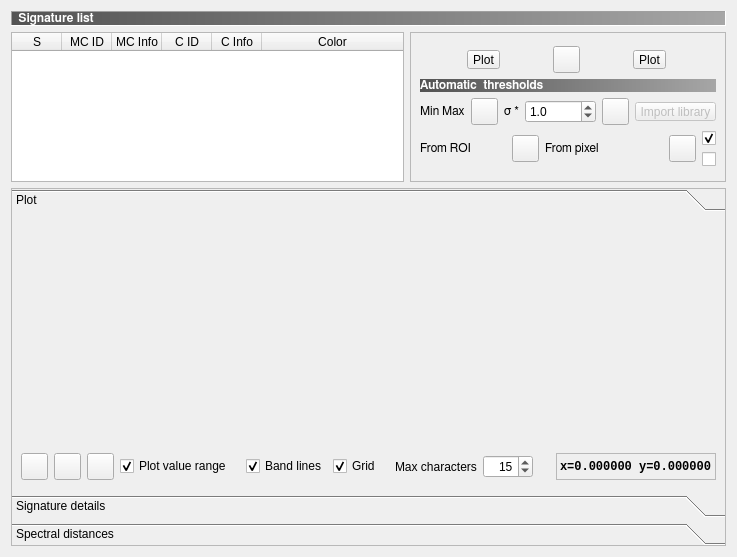
<?xml version="1.0" encoding="UTF-8"?>
<ui version="4.0">
 <class>SpectralSignaturePlot</class>
 <widget class="QDialog" name="SpectralSignaturePlot">
  <property name="geometry">
   <rect>
    <x>0</x>
    <y>0</y>
    <width>737</width>
    <height>557</height>
   </rect>
  </property>
  <property name="sizePolicy">
   <sizepolicy hsizetype="Minimum" vsizetype="Minimum">
    <horstretch>0</horstretch>
    <verstretch>0</verstretch>
   </sizepolicy>
  </property>
  <property name="windowTitle">
   <string>SCP: Spectral Signature Plot</string>
  </property>
  <property name="windowIcon">
   <iconset resource="resources.qrc">
    <normaloff>:/plugins/semiautomaticclassificationplugin/semiautomaticclassificationplugin.png</normaloff>:/plugins/semiautomaticclassificationplugin/semiautomaticclassificationplugin.png</iconset>
  </property>
  <layout class="QGridLayout" name="gridLayout_21">
   <item row="0" column="0">
    <layout class="QGridLayout" name="gridLayout_5">
     <item row="1" column="0">
      <layout class="QGridLayout" name="gridLayout_16">
       <item row="1" column="0" colspan="2">
        <layout class="QGridLayout" name="gridLayout_2">
         <item row="0" column="0">
          <widget class="QTableWidget" name="signature_list_plot_tableWidget">
           <property name="sizePolicy">
            <sizepolicy hsizetype="Expanding" vsizetype="Minimum">
             <horstretch>0</horstretch>
             <verstretch>0</verstretch>
            </sizepolicy>
           </property>
           <property name="minimumSize">
            <size>
             <width>0</width>
             <height>100</height>
            </size>
           </property>
           <property name="maximumSize">
            <size>
             <width>16777215</width>
             <height>150</height>
            </size>
           </property>
           <property name="editTriggers">
            <set>QAbstractItemView::SelectedClicked</set>
           </property>
           <property name="sortingEnabled">
            <bool>true</bool>
           </property>
           <attribute name="horizontalHeaderDefaultSectionSize">
            <number>50</number>
           </attribute>
           <attribute name="horizontalHeaderStretchLastSection">
            <bool>true</bool>
           </attribute>
           <attribute name="verticalHeaderDefaultSectionSize">
            <number>20</number>
           </attribute>
           <column>
            <property name="text">
             <string>S</string>
            </property>
           </column>
           <column>
            <property name="text">
             <string>MC ID</string>
            </property>
           </column>
           <column>
            <property name="text">
             <string>MC Info</string>
            </property>
           </column>
           <column>
            <property name="text">
             <string>C ID</string>
            </property>
           </column>
           <column>
            <property name="text">
             <string>C Info</string>
            </property>
           </column>
           <column>
            <property name="text">
             <string>Color</string>
            </property>
           </column>
          </widget>
         </item>
        </layout>
       </item>
       <item row="1" column="2">
        <widget class="QFrame" name="frame">
         <property name="sizePolicy">
          <sizepolicy hsizetype="Maximum" vsizetype="Preferred">
           <horstretch>0</horstretch>
           <verstretch>0</verstretch>
          </sizepolicy>
         </property>
         <property name="frameShape">
          <enum>QFrame::StyledPanel</enum>
         </property>
         <property name="frameShadow">
          <enum>QFrame::Raised</enum>
         </property>
         <layout class="QGridLayout" name="gridLayout_18">
          <item row="0" column="0">
           <layout class="QGridLayout" name="gridLayout_140">
            <item row="2" column="0" colspan="2">
             <layout class="QGridLayout" name="gridLayout_17">
              <item row="0" column="2">
               <widget class="QToolButton" name="LCS_pointerButton_2">
                <property name="toolTip">
                 <string>&lt;html&gt;&lt;head/&gt;&lt;body&gt;&lt;p&gt;Activate pointer for setting thresholds from pixel&lt;/p&gt;&lt;/body&gt;&lt;/html&gt;</string>
                </property>
                <property name="styleSheet">
                 <string notr="true">margin: 0px;padding: 0px;</string>
                </property>
                <property name="icon">
                 <iconset resource="resources.qrc">
                  <normaloff>:/plugins/semiautomaticclassificationplugin/icons/semiautomaticclassificationplugin_LCS_threshold_set_tool.png</normaloff>:/plugins/semiautomaticclassificationplugin/icons/semiautomaticclassificationplugin_LCS_threshold_set_tool.png</iconset>
                </property>
                <property name="iconSize">
                 <size>
                  <width>22</width>
                  <height>22</height>
                 </size>
                </property>
               </widget>
              </item>
              <item row="0" column="1">
               <widget class="QLabel" name="label_90">
                <property name="sizePolicy">
                 <sizepolicy hsizetype="Preferred" vsizetype="Maximum">
                  <horstretch>0</horstretch>
                  <verstretch>0</verstretch>
                 </sizepolicy>
                </property>
                <property name="font">
                 <font>
                  <family>FreeSans</family>
                  <weight>50</weight>
                  <bold>false</bold>
                 </font>
                </property>
                <property name="frameShadow">
                 <enum>QFrame::Sunken</enum>
                </property>
                <property name="text">
                 <string>From pixel</string>
                </property>
                <property name="alignment">
                 <set>Qt::AlignLeading|Qt::AlignLeft|Qt::AlignVCenter</set>
                </property>
               </widget>
              </item>
              <item row="0" column="3">
               <layout class="QGridLayout" name="gridLayout_144">
                <item row="1" column="0">
                 <widget class="QCheckBox" name="LCS_cut_checkBox_2">
                  <property name="sizePolicy">
                   <sizepolicy hsizetype="Maximum" vsizetype="Fixed">
                    <horstretch>0</horstretch>
                    <verstretch>0</verstretch>
                   </sizepolicy>
                  </property>
                  <property name="toolTip">
                   <string>&lt;html&gt;&lt;head/&gt;&lt;body&gt;&lt;p&gt;If checked, signature threshold is reduced to exclude pixel signature&lt;/p&gt;&lt;/body&gt;&lt;/html&gt;</string>
                  </property>
                  <property name="text">
                   <string/>
                  </property>
                  <property name="icon">
                   <iconset resource="resources.qrc">
                    <normaloff>:/plugins/semiautomaticclassificationplugin/icons/semiautomaticclassificationplugin_minus.png</normaloff>:/plugins/semiautomaticclassificationplugin/icons/semiautomaticclassificationplugin_minus.png</iconset>
                  </property>
                 </widget>
                </item>
                <item row="0" column="0">
                 <widget class="QCheckBox" name="LCS_include_checkBox_2">
                  <property name="sizePolicy">
                   <sizepolicy hsizetype="Maximum" vsizetype="Fixed">
                    <horstretch>0</horstretch>
                    <verstretch>0</verstretch>
                   </sizepolicy>
                  </property>
                  <property name="toolTip">
                   <string>&lt;html&gt;&lt;head/&gt;&lt;body&gt;&lt;p&gt;If checked, signature threshold is extended to include pixel signature&lt;/p&gt;&lt;/body&gt;&lt;/html&gt;</string>
                  </property>
                  <property name="text">
                   <string/>
                  </property>
                  <property name="icon">
                   <iconset resource="resources.qrc">
                    <normaloff>:/plugins/semiautomaticclassificationplugin/icons/semiautomaticclassificationplugin_plus.png</normaloff>:/plugins/semiautomaticclassificationplugin/icons/semiautomaticclassificationplugin_plus.png</iconset>
                  </property>
                  <property name="checked">
                   <bool>true</bool>
                  </property>
                 </widget>
                </item>
               </layout>
              </item>
              <item row="0" column="0">
               <layout class="QGridLayout" name="gridLayout_19">
                <item row="0" column="0">
                 <widget class="QLabel" name="label_91">
                  <property name="sizePolicy">
                   <sizepolicy hsizetype="Preferred" vsizetype="Maximum">
                    <horstretch>0</horstretch>
                    <verstretch>0</verstretch>
                   </sizepolicy>
                  </property>
                  <property name="font">
                   <font>
                    <family>FreeSans</family>
                    <weight>50</weight>
                    <bold>false</bold>
                   </font>
                  </property>
                  <property name="frameShadow">
                   <enum>QFrame::Sunken</enum>
                  </property>
                  <property name="text">
                   <string>From ROI</string>
                  </property>
                  <property name="alignment">
                   <set>Qt::AlignLeading|Qt::AlignLeft|Qt::AlignVCenter</set>
                  </property>
                 </widget>
                </item>
                <item row="0" column="1">
                 <widget class="QToolButton" name="LCS_ROI_button_2">
                  <property name="toolTip">
                   <string>&lt;html&gt;&lt;head/&gt;&lt;body&gt;&lt;p&gt;Set thresholds from temporary ROI&lt;/p&gt;&lt;/body&gt;&lt;/html&gt;</string>
                  </property>
                  <property name="styleSheet">
                   <string notr="true">margin: 0px;padding: 0px;</string>
                  </property>
                  <property name="icon">
                   <iconset resource="resources.qrc">
                    <normaloff>:/plugins/semiautomaticclassificationplugin/icons/semiautomaticclassificationplugin_LCS_threshold_ROI_tool.png</normaloff>:/plugins/semiautomaticclassificationplugin/icons/semiautomaticclassificationplugin_LCS_threshold_ROI_tool.png</iconset>
                  </property>
                  <property name="iconSize">
                   <size>
                    <width>22</width>
                    <height>22</height>
                   </size>
                  </property>
                 </widget>
                </item>
               </layout>
              </item>
             </layout>
            </item>
            <item row="1" column="0" colspan="2">
             <layout class="QGridLayout" name="gridLayout_14">
              <item row="0" column="0" colspan="3">
               <widget class="QLabel" name="label_26">
                <property name="sizePolicy">
                 <sizepolicy hsizetype="Preferred" vsizetype="Maximum">
                  <horstretch>0</horstretch>
                  <verstretch>0</verstretch>
                 </sizepolicy>
                </property>
                <property name="font">
                 <font>
                  <family>FreeSans</family>
                  <weight>75</weight>
                  <bold>true</bold>
                 </font>
                </property>
                <property name="styleSheet">
                 <string notr="true">background-color : qlineargradient(spread:pad, x1:0, y1:0, x2:1, y2:0, stop:0 #535353, stop:1 #a6a6a6); color : white</string>
                </property>
                <property name="frameShape">
                 <enum>QFrame::NoFrame</enum>
                </property>
                <property name="frameShadow">
                 <enum>QFrame::Sunken</enum>
                </property>
                <property name="text">
                 <string>Automatic  thresholds</string>
                </property>
                <property name="alignment">
                 <set>Qt::AlignLeading|Qt::AlignLeft|Qt::AlignVCenter</set>
                </property>
               </widget>
              </item>
              <item row="1" column="0" colspan="3">
               <layout class="QHBoxLayout" name="horizontalLayout_2">
                <item>
                 <layout class="QGridLayout" name="gridLayout_20">
                  <item row="0" column="1">
                   <widget class="QToolButton" name="set_min_max_Button">
                    <property name="toolTip">
                     <string>&lt;html&gt;&lt;head/&gt;&lt;body&gt;&lt;p&gt;Set automatic threshold Min Max&lt;/p&gt;&lt;/body&gt;&lt;/html&gt;</string>
                    </property>
                    <property name="styleSheet">
                     <string notr="true">margin: 0px;padding: 0px;</string>
                    </property>
                    <property name="icon">
                     <iconset resource="resources.qrc">
                      <normaloff>:/plugins/semiautomaticclassificationplugin/icons/semiautomaticclassificationplugin_enter.png</normaloff>:/plugins/semiautomaticclassificationplugin/icons/semiautomaticclassificationplugin_enter.png</iconset>
                    </property>
                    <property name="iconSize">
                     <size>
                      <width>22</width>
                      <height>22</height>
                     </size>
                    </property>
                   </widget>
                  </item>
                  <item row="0" column="0">
                   <widget class="QLabel" name="label_102">
                    <property name="sizePolicy">
                     <sizepolicy hsizetype="Preferred" vsizetype="Maximum">
                      <horstretch>0</horstretch>
                      <verstretch>0</verstretch>
                     </sizepolicy>
                    </property>
                    <property name="font">
                     <font>
                      <family>FreeSans</family>
                      <weight>50</weight>
                      <bold>false</bold>
                     </font>
                    </property>
                    <property name="frameShadow">
                     <enum>QFrame::Sunken</enum>
                    </property>
                    <property name="text">
                     <string>Min Max</string>
                    </property>
                    <property name="alignment">
                     <set>Qt::AlignLeading|Qt::AlignLeft|Qt::AlignVCenter</set>
                    </property>
                   </widget>
                  </item>
                 </layout>
                </item>
                <item>
                 <widget class="QLabel" name="label_101">
                  <property name="font">
                   <font>
                    <family>FreeSans</family>
                    <weight>50</weight>
                    <bold>false</bold>
                   </font>
                  </property>
                  <property name="frameShadow">
                   <enum>QFrame::Sunken</enum>
                  </property>
                  <property name="text">
                   <string>σ *</string>
                  </property>
                  <property name="alignment">
                   <set>Qt::AlignLeading|Qt::AlignLeft|Qt::AlignVCenter</set>
                  </property>
                 </widget>
                </item>
                <item>
                 <widget class="QDoubleSpinBox" name="multiplicative_threshold_doubleSpinBox_2">
                  <property name="sizePolicy">
                   <sizepolicy hsizetype="MinimumExpanding" vsizetype="Fixed">
                    <horstretch>0</horstretch>
                    <verstretch>0</verstretch>
                   </sizepolicy>
                  </property>
                  <property name="toolTip">
                   <string>&lt;html&gt;&lt;head/&gt;&lt;body&gt;&lt;p&gt;Set a value that will be multiplied by standard deviation&lt;/p&gt;&lt;/body&gt;&lt;/html&gt;</string>
                  </property>
                  <property name="decimals">
                   <number>1</number>
                  </property>
                  <property name="maximum">
                   <double>10000.000000000000000</double>
                  </property>
                  <property name="value">
                   <double>1.000000000000000</double>
                  </property>
                 </widget>
                </item>
                <item>
                 <widget class="QToolButton" name="automatic_threshold_pushButton_2">
                  <property name="toolTip">
                   <string>&lt;html&gt;&lt;head/&gt;&lt;body&gt;&lt;p&gt;Set automatic threshold σ&lt;/p&gt;&lt;/body&gt;&lt;/html&gt;</string>
                  </property>
                  <property name="styleSheet">
                   <string notr="true">margin: 0px;padding: 0px;</string>
                  </property>
                  <property name="icon">
                   <iconset resource="resources.qrc">
                    <normaloff>:/plugins/semiautomaticclassificationplugin/icons/semiautomaticclassificationplugin_enter.png</normaloff>:/plugins/semiautomaticclassificationplugin/icons/semiautomaticclassificationplugin_enter.png</iconset>
                  </property>
                  <property name="iconSize">
                   <size>
                    <width>22</width>
                    <height>22</height>
                   </size>
                  </property>
                 </widget>
                </item>
                <item>
                 <widget class="QToolButton" name="undo_threshold_Button">
                  <property name="enabled">
                   <bool>false</bool>
                  </property>
                  <property name="toolTip">
                   <string>&lt;html&gt;&lt;head/&gt;&lt;body&gt;&lt;p&gt;Undo thresholds&lt;/p&gt;&lt;/body&gt;&lt;/html&gt;</string>
                  </property>
                  <property name="styleSheet">
                   <string notr="true">margin: 0px;padding: 0px;</string>
                  </property>
                  <property name="text">
                   <string>Import library</string>
                  </property>
                  <property name="icon">
                   <iconset resource="resources.qrc">
                    <normaloff>:/plugins/semiautomaticclassificationplugin/icons/semiautomaticclassificationplugin_undo_lcs_threshold.png</normaloff>:/plugins/semiautomaticclassificationplugin/icons/semiautomaticclassificationplugin_undo_lcs_threshold.png</iconset>
                  </property>
                  <property name="iconSize">
                   <size>
                    <width>22</width>
                    <height>22</height>
                   </size>
                  </property>
                 </widget>
                </item>
               </layout>
              </item>
             </layout>
            </item>
            <item row="0" column="0" colspan="2">
             <layout class="QGridLayout" name="gridLayout_4">
              <item row="0" column="0">
               <widget class="QToolButton" name="remove_Signature_Button">
                <property name="toolTip">
                 <string>&lt;html&gt;&lt;head/&gt;&lt;body&gt;&lt;p &gt;Delete row&lt;/p&gt;&lt;/body&gt;&lt;/html&gt;</string>
                </property>
                <property name="styleSheet">
                 <string notr="true">margin: 0px;padding: 0px;</string>
                </property>
                <property name="text">
                 <string>Plot</string>
                </property>
                <property name="icon">
                 <iconset resource="resources.qrc">
                  <normaloff>:/plugins/semiautomaticclassificationplugin/icons/semiautomaticclassificationplugin_remove.png</normaloff>:/plugins/semiautomaticclassificationplugin/icons/semiautomaticclassificationplugin_remove.png</iconset>
                </property>
                <property name="iconSize">
                 <size>
                  <width>22</width>
                  <height>22</height>
                 </size>
                </property>
               </widget>
              </item>
              <item row="0" column="1">
               <widget class="QToolButton" name="add_signature_list_pushButton">
                <property name="toolTip">
                 <string>&lt;html&gt;&lt;head/&gt;&lt;body&gt;&lt;p&gt;Add highlighted spectral signatures to signature list&lt;/p&gt;&lt;/body&gt;&lt;/html&gt;</string>
                </property>
                <property name="styleSheet">
                 <string notr="true">margin: 0px;padding: 0px;</string>
                </property>
                <property name="text">
                 <string/>
                </property>
                <property name="icon">
                 <iconset resource="resources.qrc">
                  <normaloff>:/plugins/semiautomaticclassificationplugin/icons/semiautomaticclassificationplugin_save_plot.png</normaloff>:/plugins/semiautomaticclassificationplugin/icons/semiautomaticclassificationplugin_save_plot.png</iconset>
                </property>
                <property name="iconSize">
                 <size>
                  <width>22</width>
                  <height>22</height>
                 </size>
                </property>
               </widget>
              </item>
              <item row="0" column="2">
               <widget class="QToolButton" name="calculate_spectral_distance_Button">
                <property name="toolTip">
                 <string>&lt;html&gt;&lt;head/&gt;&lt;body&gt;&lt;p&gt;Calculate spectral distances&lt;/p&gt;&lt;/body&gt;&lt;/html&gt;</string>
                </property>
                <property name="styleSheet">
                 <string notr="true">margin: 0px;padding: 0px;</string>
                </property>
                <property name="text">
                 <string>Plot</string>
                </property>
                <property name="icon">
                 <iconset resource="resources.qrc">
                  <normaloff>:/plugins/semiautomaticclassificationplugin/icons/semiautomaticclassificationplugin_calculate_spectral_distances.png</normaloff>:/plugins/semiautomaticclassificationplugin/icons/semiautomaticclassificationplugin_calculate_spectral_distances.png</iconset>
                </property>
                <property name="iconSize">
                 <size>
                  <width>22</width>
                  <height>22</height>
                 </size>
                </property>
               </widget>
              </item>
             </layout>
            </item>
           </layout>
          </item>
         </layout>
         <zorder></zorder>
        </widget>
       </item>
       <item row="0" column="0" colspan="3">
        <layout class="QGridLayout" name="gridLayout_15">
         <item row="0" column="0">
          <widget class="QLabel" name="label_25">
           <property name="font">
            <font>
             <family>FreeSans</family>
             <weight>75</weight>
             <bold>true</bold>
            </font>
           </property>
           <property name="styleSheet">
            <string notr="true">background-color : qlineargradient(spread:pad, x1:0, y1:0, x2:1, y2:0, stop:0 #535353, stop:1 #a6a6a6); color : white</string>
           </property>
           <property name="frameShape">
            <enum>QFrame::Panel</enum>
           </property>
           <property name="frameShadow">
            <enum>QFrame::Sunken</enum>
           </property>
           <property name="text">
            <string> Signature list</string>
           </property>
           <property name="alignment">
            <set>Qt::AlignLeading|Qt::AlignLeft|Qt::AlignVCenter</set>
           </property>
          </widget>
         </item>
        </layout>
       </item>
      </layout>
     </item>
    </layout>
   </item>
   <item row="1" column="0">
    <layout class="QGridLayout" name="gridLayout_6">
     <item row="0" column="0">
      <widget class="QToolBox" name="toolBox">
       <property name="sizePolicy">
        <sizepolicy hsizetype="Minimum" vsizetype="Expanding">
         <horstretch>0</horstretch>
         <verstretch>0</verstretch>
        </sizepolicy>
       </property>
       <property name="minimumSize">
        <size>
         <width>0</width>
         <height>300</height>
        </size>
       </property>
       <property name="frameShape">
        <enum>QFrame::StyledPanel</enum>
       </property>
       <property name="frameShadow">
        <enum>QFrame::Raised</enum>
       </property>
       <property name="currentIndex">
        <number>0</number>
       </property>
       <widget class="QWidget" name="page">
        <property name="geometry">
         <rect>
          <x>0</x>
          <y>0</y>
          <width>717</width>
          <height>271</height>
         </rect>
        </property>
        <attribute name="label">
         <string>Plot</string>
        </attribute>
        <layout class="QGridLayout" name="gridLayout_8">
         <item row="0" column="0">
          <layout class="QGridLayout" name="gridLayout_3">
           <item row="0" column="0">
            <widget class="SigWidget2" name="Sig_Widget" native="true">
             <property name="sizePolicy">
              <sizepolicy hsizetype="Expanding" vsizetype="Expanding">
               <horstretch>0</horstretch>
               <verstretch>0</verstretch>
              </sizepolicy>
             </property>
            </widget>
           </item>
          </layout>
         </item>
         <item row="1" column="0">
          <layout class="QGridLayout" name="gridLayout_7">
           <item row="0" column="5">
            <widget class="QCheckBox" name="band_lines_checkBox">
             <property name="sizePolicy">
              <sizepolicy hsizetype="Maximum" vsizetype="Fixed">
               <horstretch>0</horstretch>
               <verstretch>0</verstretch>
              </sizepolicy>
             </property>
             <property name="toolTip">
              <string>&lt;html&gt;&lt;head/&gt;&lt;body&gt;&lt;p&gt;Plot the value range (standard deviation or defined minimum and maximum) for each signature&lt;/p&gt;&lt;/body&gt;&lt;/html&gt;</string>
             </property>
             <property name="text">
              <string>Band lines</string>
             </property>
             <property name="checked">
              <bool>true</bool>
             </property>
            </widget>
           </item>
           <item row="0" column="7">
            <spacer name="horizontalSpacer_4">
             <property name="orientation">
              <enum>Qt::Horizontal</enum>
             </property>
             <property name="sizeHint" stdset="0">
              <size>
               <width>40</width>
               <height>20</height>
              </size>
             </property>
            </spacer>
           </item>
           <item row="0" column="8">
            <widget class="QLabel" name="label_8">
             <property name="frameShadow">
              <enum>QFrame::Sunken</enum>
             </property>
             <property name="text">
              <string>Max characters</string>
             </property>
            </widget>
           </item>
           <item row="0" column="9">
            <widget class="QSpinBox" name="plot_text_spinBox">
             <property name="minimumSize">
              <size>
               <width>50</width>
               <height>0</height>
              </size>
             </property>
             <property name="maximumSize">
              <size>
               <width>100</width>
               <height>16777215</height>
              </size>
             </property>
             <property name="toolTip">
              <string>&lt;html&gt;&lt;head/&gt;&lt;body&gt;&lt;p align=&quot;justify&quot;&gt;Text lenght of names in the spectral plot legend&lt;/p&gt;&lt;/body&gt;&lt;/html&gt;</string>
             </property>
             <property name="alignment">
              <set>Qt::AlignRight|Qt::AlignTrailing|Qt::AlignVCenter</set>
             </property>
             <property name="minimum">
              <number>1</number>
             </property>
             <property name="maximum">
              <number>100</number>
             </property>
             <property name="value">
              <number>15</number>
             </property>
            </widget>
           </item>
           <item row="0" column="11">
            <layout class="QGridLayout" name="gridLayout_13">
             <item row="0" column="1">
              <widget class="QLabel" name="value_label">
               <property name="font">
                <font>
                 <family>Liberation Mono</family>
                 <weight>75</weight>
                 <bold>true</bold>
                </font>
               </property>
               <property name="frameShape">
                <enum>QFrame::StyledPanel</enum>
               </property>
               <property name="frameShadow">
                <enum>QFrame::Sunken</enum>
               </property>
               <property name="text">
                <string>x=0.000000 y=0.000000</string>
               </property>
              </widget>
             </item>
             <item row="0" column="0">
              <spacer name="horizontalSpacer">
               <property name="orientation">
                <enum>Qt::Horizontal</enum>
               </property>
               <property name="sizeHint" stdset="0">
                <size>
                 <width>40</width>
                 <height>20</height>
                </size>
               </property>
              </spacer>
             </item>
            </layout>
           </item>
           <item row="0" column="2">
            <widget class="QToolButton" name="value_range_pushButton">
             <property name="toolTip">
              <string>&lt;html&gt;&lt;head/&gt;&lt;body&gt;&lt;p&gt;Change value range interactively in the plot&lt;/p&gt;&lt;/body&gt;&lt;/html&gt;</string>
             </property>
             <property name="styleSheet">
              <string notr="true">margin: 0px;padding: 0px;</string>
             </property>
             <property name="icon">
              <iconset resource="resources.qrc">
               <normaloff>:/plugins/semiautomaticclassificationplugin/icons/semiautomaticclassificationplugin_sign_edit_range.png</normaloff>:/plugins/semiautomaticclassificationplugin/icons/semiautomaticclassificationplugin_sign_edit_range.png</iconset>
             </property>
             <property name="iconSize">
              <size>
               <width>22</width>
               <height>22</height>
              </size>
             </property>
            </widget>
           </item>
           <item row="0" column="0">
            <widget class="QToolButton" name="fitToAxes_pushButton">
             <property name="toolTip">
              <string>&lt;html&gt;&lt;head/&gt;&lt;body&gt;&lt;p&gt;Automatically fit the plot to data&lt;/p&gt;&lt;/body&gt;&lt;/html&gt;</string>
             </property>
             <property name="styleSheet">
              <string notr="true">margin: 0px;padding: 0px;</string>
             </property>
             <property name="text">
              <string/>
             </property>
             <property name="icon">
              <iconset resource="resources.qrc">
               <normaloff>:/plugins/semiautomaticclassificationplugin/icons/semiautomaticclassificationplugin_fit_plot.png</normaloff>:/plugins/semiautomaticclassificationplugin/icons/semiautomaticclassificationplugin_fit_plot.png</iconset>
             </property>
             <property name="iconSize">
              <size>
               <width>22</width>
               <height>22</height>
              </size>
             </property>
            </widget>
           </item>
           <item row="0" column="1">
            <widget class="QToolButton" name="save_plot_pushButton">
             <property name="toolTip">
              <string>&lt;html&gt;&lt;head/&gt;&lt;body&gt;&lt;p&gt;Save the plot to file (jpg, png, pdf)&lt;/p&gt;&lt;/body&gt;&lt;/html&gt;</string>
             </property>
             <property name="styleSheet">
              <string notr="true">margin: 0px;padding: 0px;</string>
             </property>
             <property name="text">
              <string/>
             </property>
             <property name="icon">
              <iconset resource="resources.qrc">
               <normaloff>:/plugins/semiautomaticclassificationplugin/icons/semiautomaticclassificationplugin_save_plot_image.png</normaloff>:/plugins/semiautomaticclassificationplugin/icons/semiautomaticclassificationplugin_save_plot_image.png</iconset>
             </property>
             <property name="iconSize">
              <size>
               <width>22</width>
               <height>22</height>
              </size>
             </property>
            </widget>
           </item>
           <item row="0" column="4">
            <spacer name="horizontalSpacer_3">
             <property name="orientation">
              <enum>Qt::Horizontal</enum>
             </property>
             <property name="sizeHint" stdset="0">
              <size>
               <width>40</width>
               <height>20</height>
              </size>
             </property>
            </spacer>
           </item>
           <item row="0" column="3">
            <widget class="QCheckBox" name="sigma_checkBox">
             <property name="sizePolicy">
              <sizepolicy hsizetype="Maximum" vsizetype="Fixed">
               <horstretch>0</horstretch>
               <verstretch>0</verstretch>
              </sizepolicy>
             </property>
             <property name="toolTip">
              <string>&lt;html&gt;&lt;head/&gt;&lt;body&gt;&lt;p&gt;Plot the value range (standard deviation or defined minimum and maximum) for each signature&lt;/p&gt;&lt;/body&gt;&lt;/html&gt;</string>
             </property>
             <property name="text">
              <string>Plot value range</string>
             </property>
             <property name="checked">
              <bool>true</bool>
             </property>
            </widget>
           </item>
           <item row="0" column="10">
            <spacer name="horizontalSpacer_2">
             <property name="orientation">
              <enum>Qt::Horizontal</enum>
             </property>
             <property name="sizeHint" stdset="0">
              <size>
               <width>40</width>
               <height>20</height>
              </size>
             </property>
            </spacer>
           </item>
           <item row="0" column="6">
            <widget class="QCheckBox" name="grid_checkBox">
             <property name="sizePolicy">
              <sizepolicy hsizetype="Maximum" vsizetype="Fixed">
               <horstretch>0</horstretch>
               <verstretch>0</verstretch>
              </sizepolicy>
             </property>
             <property name="toolTip">
              <string>&lt;html&gt;&lt;head/&gt;&lt;body&gt;&lt;p&gt;Plot the value range (standard deviation or defined minimum and maximum) for each signature&lt;/p&gt;&lt;/body&gt;&lt;/html&gt;</string>
             </property>
             <property name="text">
              <string>Grid</string>
             </property>
             <property name="checked">
              <bool>true</bool>
             </property>
            </widget>
           </item>
          </layout>
         </item>
        </layout>
       </widget>
       <widget class="QWidget" name="page_2">
        <property name="geometry">
         <rect>
          <x>0</x>
          <y>0</y>
          <width>717</width>
          <height>271</height>
         </rect>
        </property>
        <attribute name="label">
         <string>Signature details</string>
        </attribute>
        <layout class="QGridLayout" name="gridLayout_10">
         <item row="0" column="0">
          <layout class="QGridLayout" name="gridLayout_9">
           <item row="0" column="0">
            <widget class="QTextBrowser" name="value_textBrowser">
             <property name="lineWrapMode">
              <enum>QTextEdit::NoWrap</enum>
             </property>
            </widget>
           </item>
          </layout>
         </item>
        </layout>
       </widget>
       <widget class="QWidget" name="page_3">
        <property name="geometry">
         <rect>
          <x>0</x>
          <y>0</y>
          <width>717</width>
          <height>271</height>
         </rect>
        </property>
        <attribute name="label">
         <string>Spectral distances</string>
        </attribute>
        <layout class="QGridLayout" name="gridLayout_12">
         <item row="0" column="0">
          <layout class="QGridLayout" name="gridLayout_11">
           <item row="0" column="0">
            <widget class="QTextBrowser" name="distance_textBrowser">
             <property name="lineWrapMode">
              <enum>QTextEdit::NoWrap</enum>
             </property>
            </widget>
           </item>
          </layout>
         </item>
        </layout>
       </widget>
      </widget>
     </item>
    </layout>
   </item>
   <item row="2" column="0">
    <layout class="QGridLayout" name="gridLayout"/>
   </item>
  </layout>
  <zorder></zorder>
 </widget>
 <customwidgets>
  <customwidget>
   <class>SigWidget2</class>
   <extends>QWidget</extends>
   <header>sigwidget2</header>
   <container>1</container>
  </customwidget>
 </customwidgets>
 <resources>
  <include location="resources.qrc"/>
 </resources>
 <connections/>
</ui>
